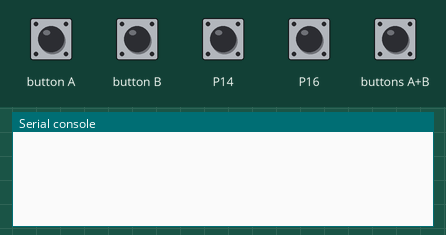
Recording of a program running on a simulated BBC micro:bit (MakeCode). Parts: the last lines printed to the serial console. The test bench sets the inputs (shaded band); at power-on: P14 HIGH, P16 HIGH. No radio messages arrive unless stated (any console line starting 'radio sent:' is added by the test bench).

Above: at 1.2 s.
1.3 s: P14 pulled LOW for 0.15 s
At 2.3 s:
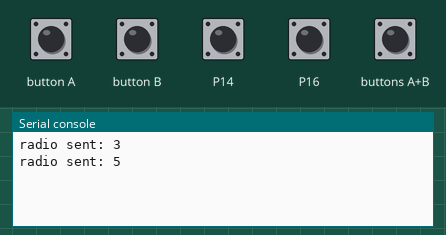
2.9 s: P16 pulled LOW for 0.15 s
At 3.5 s:
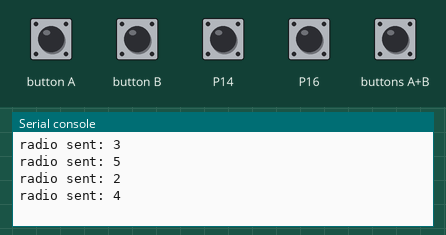
4.5 s: buttons A+B pressed for 0.15 s
At 5.9 s:
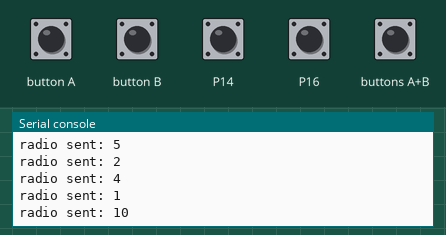
Timing chart, 0 to 7.5 s (numbered marks = the images above; inputs shaded):
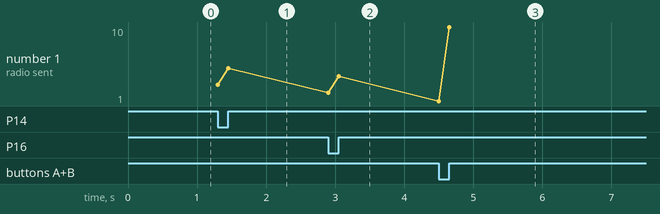

The program:

main.ts
```typescript
control.onEvent(EventBusSource.MICROBIT_ID_IO_P16, EventBusValue.MICROBIT_PIN_EVT_FALL, function () {
    radio.sendNumber(2)
})
control.onEvent(EventBusSource.MICROBIT_ID_BUTTON_AB, EventBusValue.MICROBIT_BUTTON_EVT_UP, function () {
    radio.sendNumber(10)
})
control.onEvent(EventBusSource.MICROBIT_ID_BUTTON_AB, EventBusValue.MICROBIT_BUTTON_EVT_DOWN, function () {
    radio.sendNumber(1)
})
control.onEvent(EventBusSource.MICROBIT_ID_IO_P14, EventBusValue.MICROBIT_PIN_EVT_RISE, function () {
    radio.sendNumber(5)
})
control.onEvent(EventBusSource.MICROBIT_ID_IO_P14, EventBusValue.MICROBIT_PIN_EVT_FALL, function () {
    radio.sendNumber(3)
})
control.onEvent(EventBusSource.MICROBIT_ID_IO_P16, EventBusValue.MICROBIT_PIN_EVT_RISE, function () {
    radio.sendNumber(4)
})
radio.setGroup(1)
pins.setPull(DigitalPin.P16, PinPullMode.PullUp)
pins.setEvents(DigitalPin.P16, PinEventType.Edge)
pins.setPull(DigitalPin.P14, PinPullMode.PullUp)
pins.setEvents(DigitalPin.P14, PinEventType.Edge)
basic.forever(function () {

})
```

test.ts
```typescript
// les tests vont ici ; cela ne sera pas compilé si ce paquet est utilisé en tant qu'extension.
```

Measured:
- after the input at 1.3 s, the serial console: prints a new line at once (image 1)
- after the input at 2.9 s, the serial console: prints a new line at once (image 2)
- after the input at 4.5 s, the serial console: prints a new line at once (image 3)
- plotted number 1: 5 → 4 after the input at 2.9 s, 4 → 10 after the input at 4.5 s
